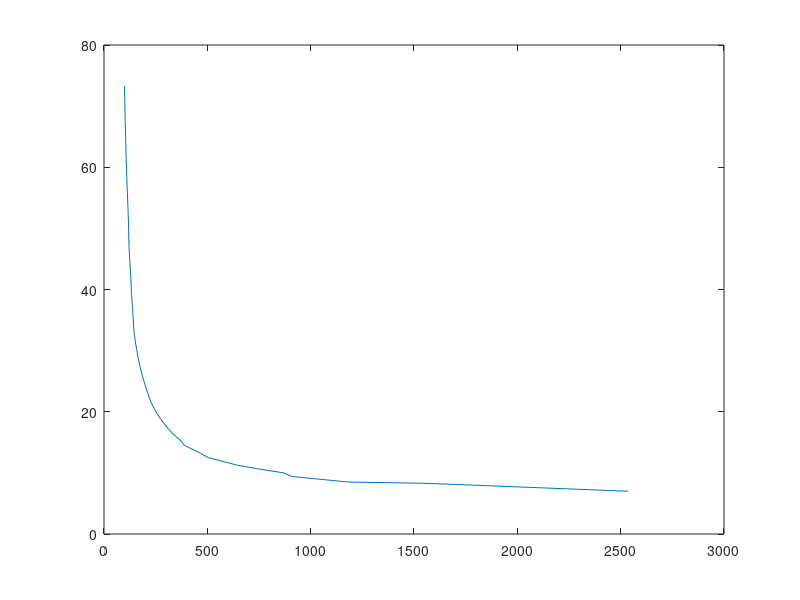
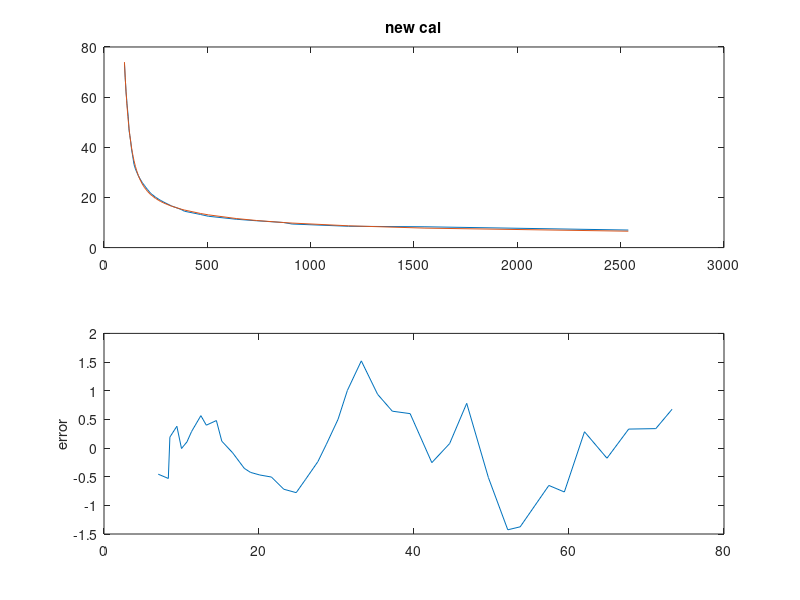
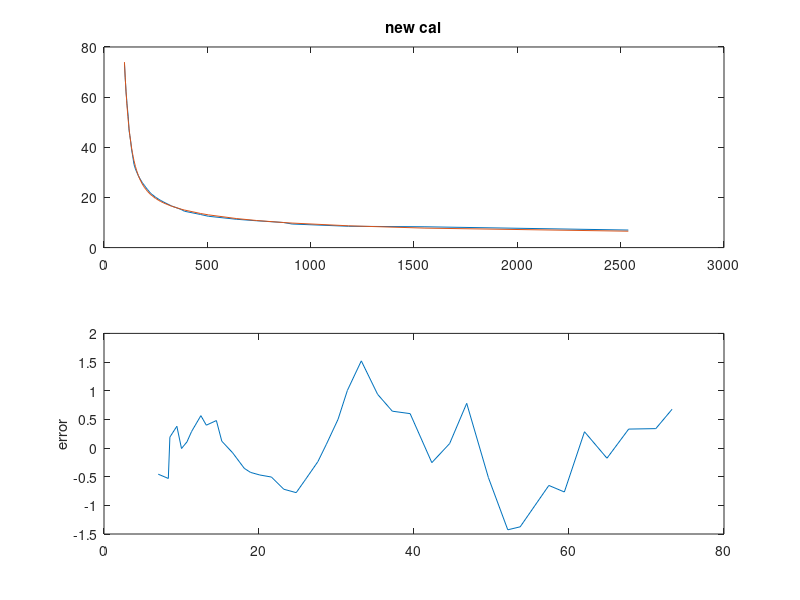

Recreate these plots in MATLAB, in order.
%% 
%%
% now I have kohm data
% this is the load cell data yin gave me
cal_kg = [  7       8.3     8.5     9.4     10      10.7    11.3    12.5    13.2    14.5    15.2    16.6    18.1    18.9...
            20.1    21.6    23.2    24.8    26.0    27.6    28.7    30.2    31.4    33.2    35.3    37.2    39.5    42.3....
            44.6    46.8    49.6    52.1    53.7    57.4    59.4    62.0    64.9    67.7    71.2    73.3];
        
cal_kohm =[ 2537    1553    1183.6  910.1   869.3   737.8   640.0   504.7   467.1   389.2   373.5   326.8   290.0   272.3...
            249.2   226.5   209.9   195.4   184.6   173.0   166.0   157.9   151.9   145.0   141.1   137.4   132.8   129.3...
            125.11  121.08  119.19  117.32  115.5   111.15  109.49  106.55  104.76  102.52  100.35  98.95];
 
        cal_kohm=cal_kohm/1;       
figure(1); clf; plot(cal_kohm,cal_kg)

cal_start=1; cal_end=length(cal_kg);

cal_kg_0=cal_kg;
cal_kohm_0=cal_kohm;
cal_kg=cal_kg(cal_start:cal_end);
cal_kohm=cal_kohm(cal_start:cal_end);

figure(1); clf; plot(cal_kohm,cal_kg)
        
        % return;
% the load cell kg measurements from the same expe


% cal_kohm=   [   129.0,  65.6,   58.9,   53.3,   47.9,   46.2,   43.33,  38.29,  35.14,  33.56,  28.5,   23.8,   20.75,  18.6,   17.13,  16.02,  14.73,  13.76];
% cal_kg=     [   9.1,    13.8,   14.9,   16.6,   18.0,   18.8,   20.1,   22.8,   25.6,   26.1,   30.6,   36.9,   42.9,   46.5,   53.5,   58.4,   64.8,   71.4];

x=cal_kohm(1:end);
y=cal_kg(1:end);
% x=1./x;
n=4;
pnew = polyfit(1./x,y,n);
yfit = polyval(pnew,1./x);
% [pnew, S, mu] = polyfit(1./x,y,n);
% yfit = polyval(pnew,1./x,[],mu);

% yfit = p1*x^n + p2*x^(n-1) + .... pn*x + pn+1

figure(3); clf; 
subplot(2,1,1)
plot(x,y,x,yfit)
title('new cal')
subplot(2,1,2)
plot(y,yfit-y)
ylabel('error')

% figure(4); clf; plot(x,yfit-y)
% figure(4); clf; plot(y,yfit-y)
% title('error')

x=cal_kohm_0(1:end);
y=cal_kg_0(1:end);
% yfit_0 = polyval(pnew,1./x,[],mu);
yfit_0 = polyval(pnew,1./x);

figure(4); clf; 
subplot(2,1,1)
plot(x,y,x,yfit_0)
title('new cal')
subplot(2,1,2)
plot(y,yfit_0-y)
ylabel('error')
% figure(1);

arduino_code_string = sprintf('float p[5] = {%e, %e, %e, %e, %e};',pnew(1),pnew(2),pnew(3),pnew(4),pnew(5));
disp(arduino_code_string)
return;
p2 = [2.8373e6, -4.0202e5, 2.2768e4, 291.58,5.4305];
n=4;
cal_in=46.2;
cal_out=0;
% for k=1:n+1
%     cal_out=cal_out+p2(k)*(1/cal_in)^(n-k+1);
%     disp(p2(k))
%     disp(n-k+1)
% end
% cal_out

for k=0:n
    cal_out=cal_out+p2(k+1)*(1/cal_in)^(n-k);
    disp(p2(k+1))
    disp(n-k+1+1)
end
cal_out
